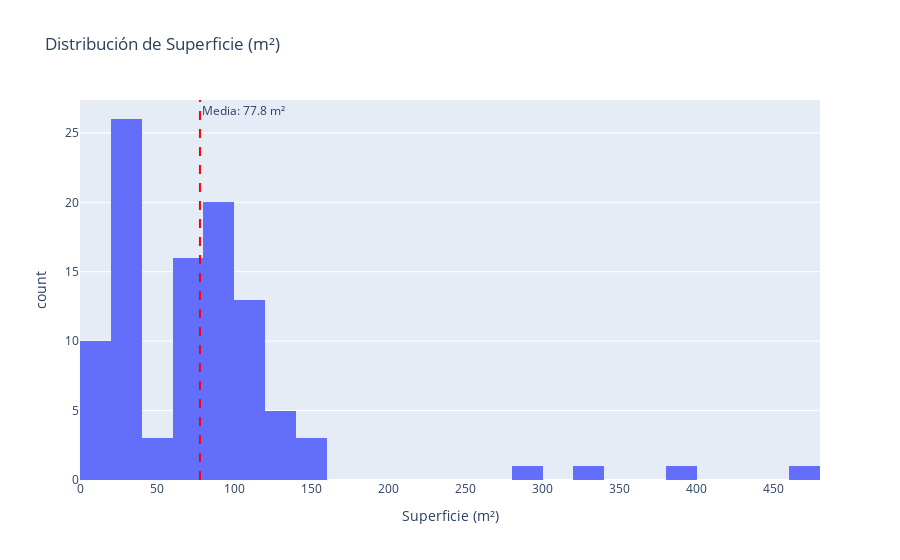

Notebook code for this chart:
### Code cell
# Distribución de superficie
fig = px.histogram(
    df_matched,
    x='superficie_m2',
    nbins=30,
    title='Distribución de Superficie (m²)',
    labels={'superficie_m2': 'Superficie (m²)', 'count': 'Frecuencia'}
)
fig.add_vline(
    x=df_matched['superficie_m2'].mean(),
    line_dash="dash",
    line_color="red",
    annotation_text=f"Media: {df_matched['superficie_m2'].mean():.1f} m²"
)
fig.show()

# Identificar outliers
Q1 = df_matched['superficie_m2'].quantile(0.25)
Q3 = df_matched['superficie_m2'].quantile(0.75)
IQR = Q3 - Q1
outliers = df_matched[(df_matched['superficie_m2'] < Q1 - 1.5*IQR) | 
                      (df_matched['superficie_m2'] > Q3 + 1.5*IQR)]
print(f"\n⚠️  Outliers en superficie: {len(outliers)} observaciones")
if len(outliers) > 0:
    print(outliers[['superficie_m2', 'precio_m2', 'barrio_id']].head())

### Figure 1 — Plotly figure (JSON) as saved in the notebook; plotly's stock layout.template omitted (floating-point values rounded to 4 significant figures)
{"data": [{"bingroup": "x", "hovertemplate": "Superficie (m²)=%{x}<br>count=%{y}<extra></extra>", "legendgroup": "", "marker": {"color": "#636efa", "pattern": {"shape": ""}}, "name": "", "nbinsx": 30, "orientation": "v", "showlegend": false, "type": "histogram", "x": [69.0, 69.0, 69.0, 324.0, 72.0, 72.0, 79.0, 77.0, 81.0, 139.0, 89.0, 77.0, 89.0, 89.0, 57.0, 89.0, 89.0, 21.0, 21.0, 100.0, 113.0, 103.0, 103.0, 21.0, 113.0, 103.0, 113.0, 21.0, 289.0, 97.0, 97.0, 97.0, 56.0, 73.0, 80.0, 82.0, 57.0, 108.0, 473.0, 78.0, 75.0, 380.0, 18.0, 28.0, 89.0, 89.0, 89.0, 89.0, 36.0, 90.0, 152.0, 154.0, 28.0, 28.0, 25.0, 25.0, 107.0, 25.0, 87.0, 24.0, 2.922, 4.384, 27.0, 27.0, 27.0, 67.0, 11.0, 27.0, 67.0, 144.0, 27.0, 27.0, 27.0, 7.0, 21.0, 8.0, 21.0, 131.0, 4.0, 21.0, 106.0, 131.0, 21.0, 131.0, 21.0, 76.0, 81.0, 21.0, 136.0, 20.0, 103.0, 10.0, 10.0, 103.0, 10.0, 110.0, 76.0, 63.0, 82.0, 85.0], "xaxis": "x", "yaxis": "y"}], "layout": {"annotations": [{"showarrow": false, "text": "Media: 77.8 m²", "x": 77.81, "xanchor": "left", "xref": "x", "y": 1, "yanchor": "top", "yref": "y domain"}], "barmode": "relative", "legend": {"tracegroupgap": 0}, "shapes": [{"line": {"color": "red", "dash": "dash"}, "type": "line", "x0": 77.81, "x1": 77.81, "xref": "x", "y0": 0, "y1": 1, "yref": "y domain"}], "title": {"text": "Distribución de Superficie (m²)"}, "xaxis": {"anchor": "y", "domain": [0, 1], "title": {"text": "Superficie (m²)"}}, "yaxis": {"anchor": "x", "domain": [0, 1], "title": {"text": "count"}}}}
